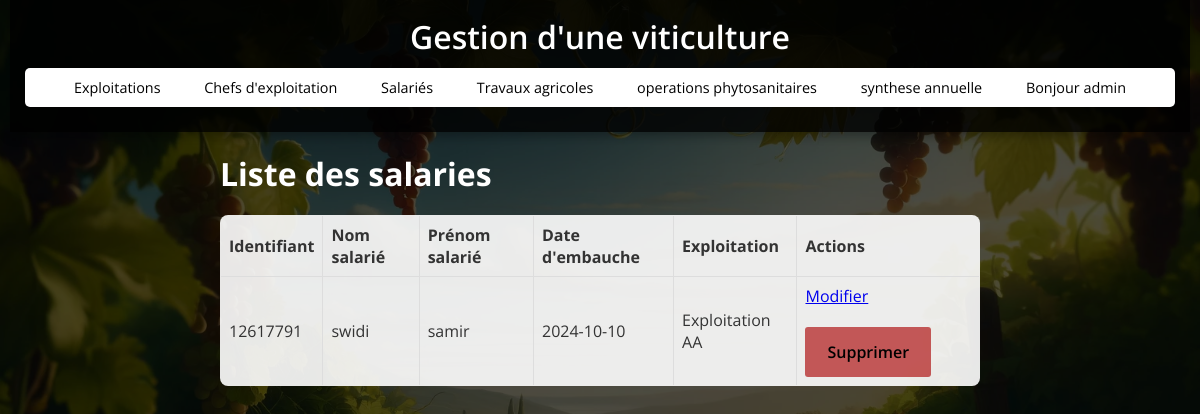
The app's page /salaries (signed in), older data.
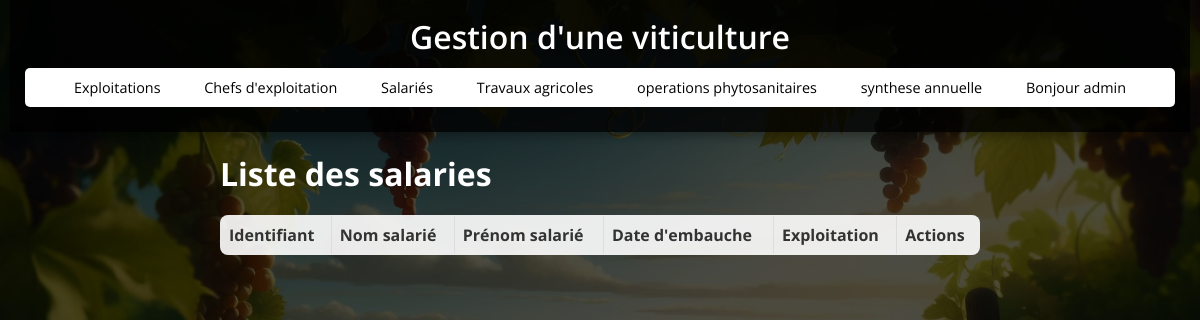
The same page, newer data.
### tables this page shows
CREATE TABLE salaries (
                    id_salarie INTEGER PRIMARY KEY,
                    identifiant_sal TEXT,
                    nom_salarie TEXT,
                    prenom_salarie TEXT,
                    date_embauche TEXT,
                    id_exploitation INTEGER,
                    FOREIGN KEY(id_exploitation) REFERENCES exploitations(id_exploitation)
                );

CREATE TABLE exploitations (
                    id_exploitation INTEGER PRIMARY KEY,
                    nom_exploitation TEXT,
                    superficie REAL
                );

### app.py (the view)
@app.route('/salaries')
def salaries():
    if 'user_id' not in session:
        return redirect(url_for('login'))
    conn = get_db_connection()
    salaries = conn.execute('SELECT * FROM salaries inner join exploitations on exploitations.id_exploitation=salaries.id_exploitation').fetchall()
    conn.close()
    return render_template('salaries.html', salaries=salaries)

### app.py (called while the page is built)
def get_db_connection():
    conn = sqlite3.connect(DB_NAME)
    conn.row_factory = sqlite3.Row  # Retourne les résultats sous forme de dictionnaire
    return conn

### templates/salaries.html (shortened to what this page needs)
{% extends 'base.html' %}
{% block content %}
    <h2>Liste des salaries</h2>
    <table>
        <tr>
            <th>Identifiant</th>
            <th>Nom salarié</th>
            <th>Prénom salarié</th>
            <th>Date d'embauche</th>
            <th>Exploitation</th>
            <th>Actions</th>
        </tr>
        {% for salarie in salaries %}
        <tr>
            <td>{{ salarie.identifiant_sal }}</td>
            <td>{{ salarie.nom_salarie }}</td>
            <td>{{ salarie.prenom_salarie }}</td>
            <td>{{ salarie.date_embauche }}</td>
            <td>{{ salarie.nom_exploitation }}</td>
            <td>
                <a href="{{ url_for('edit_salarie', id=salarie.id_salarie) }}">Modifier</a>
                <form id="formallexploitation" action="{{ url_for('delete_salarie', id=salarie.id_salarie) }}" method="POST" style="display:inline;">
                    <button class="button"  type="submit" style="background-color:#ad0909a6">Supprimer</button>
                </form>
            </td>
        </tr>
        {% endfor %}
    </table>
{% endblock %}

### templates/base.html (shortened to what this page needs)
<!DOCTYPE html>
<html lang="en">
<head>
    <link rel="stylesheet" href="{{ url_for('static', filename='style.css') }}">
    <link rel="stylesheet" href="https://cdnjs.cloudflare.com/ajax/libs/font-awesome/4.7.0/css/font-awesome.min.css">
</head>
<body>
    <header>
        <h1>Gestion d'une viticulture</h1>
        <nav>
            <ul>
                <li class="dropdown">
                    <a href="javascript:void(0)" class="dropbtn">Exploitations</a>
                </li>
                {% if session.get('admin')=="admin" %}
                <li class="dropdown">
                    <a href="javascript:void(0)" class="dropbtn">Chefs d'exploitation</a>
                </li>
                {% endif %}
                <li class="dropdown">
                    <a href="javascript:void(0)" class="dropbtn">Salariés </a>
                </li>
                <li class="dropdown">
                    <a href="javascript:void(0)" class="dropbtn">Travaux agricoles </a>
                </li>
                <li class="dropdown">
                    <a href="javascript:void(0)" class="dropbtn">operations phytosanitaires </a>
                </li>
                <li class="dropdown">
                    <a href="javascript:void(0)" class="dropbtn">synthese annuelle </a>
                </li>
                <li class="dropdown">
                    <a href="javascript:void(0)" class="dropbtn">Bonjour {{ session.get('admin') }} </a>
                </li>
            </ul>
        </nav>
    </header>
    <main>
        {% block content %}{% endblock %}
    </main>
</body>
</html>

### static/style.css (style rules this page uses)
* { margin: 0; padding: 0; box-sizing: border-box; font-family: "Open Sans", sans-serif; }
body { display: flex; flex-direction: column; align-items: center; justify-content: flex-start; min-height: 100vh; width: 100%; background: url("./img/viticulture.webp") center/cover no-repeat, #000; padding: 0 10px; position: relative; overflow: hidden; color: #fff; }
body::before { content: ""; position: absolute; width: 100%; height: 100%; background: rgba(0, 0, 0, 0.7); z-index: -1; }
header { background-color: rgba(0, 0, 0, 0.8); color: white; padding: 15px; width: 100%; text-align: center; box-shadow: 0 4px 10px rgba(0, 0, 0, 0.3); }
header h1 { margin: 0; font-weight: 600; }
nav ul { list-style: none; padding: 0; margin: 10px 0; text-align: center; }
nav ul li { display: inline-block; position: relative; }
nav ul li a { color: black; text-decoration: none; padding: 10px 20px; display: block; }
main { padding: 20px; width: 100%; max-width: 800px; z-index: 1; }
table { width: 100%; border-collapse: collapse; margin-top: 20px; background: rgba(255, 255, 255, 0.9); color: #333; border-radius: 8px; overflow: hidden; }
table, th, td { border: 1px solid #ddd; }
th, td { padding: 8px; text-align: left; }
h2 { font-size: 2rem; margin-bottom: 20px; color: #fff; }
ul { margin-top: 15px; list-style: none; color: red; background-color: white; padding: 10px; border-radius: 5px; font-size: 0.9rem; }

Row changes from the older to the newer data that the page shows:
removed salaries: identifiant_sal "12617791", nom_salarie "swidi", prenom_salarie "samir", date_embauche "2024-10-10", nom_exploitation "Exploitation AA"
